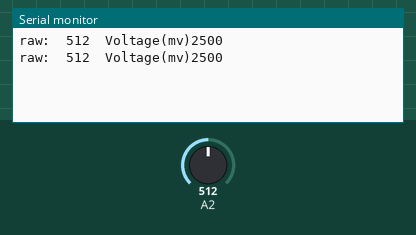
This sketch was run on a simulated Arduino Uno, built with avr-gcc and run on an emulated ATmega328P. Parts: the last lines printed to the serial monitor. The inputs (shaded band) are chosen by the test bench; at power-on: A2 = 512.

Above: at 1.8 s.
1.9 s: A2 set to 716
At 2.6 s:
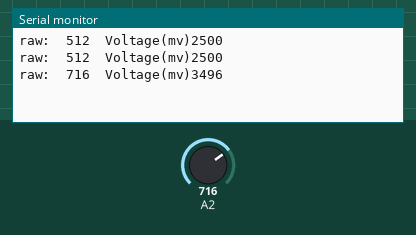
3.4 s: A2 set to 900
At 4.8 s:
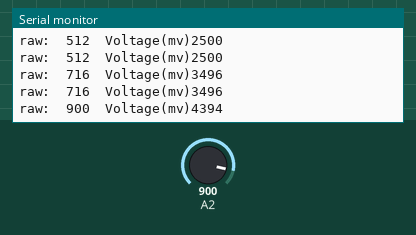
Timing chart, 0 to 6.4 s (numbered marks = the images above; inputs shaded):
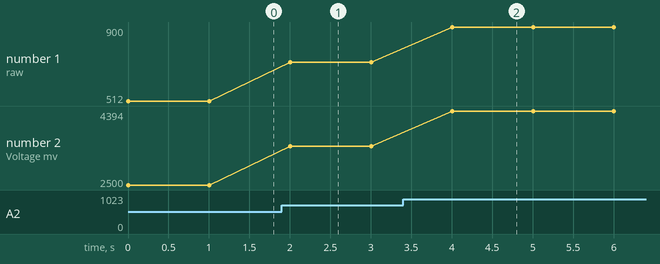

The sketch:

calibration_DO.ino
```cpp
#include <Arduino.h>

#define VREF    5000//VREF(mv)
#define ADC_RES 1024//ADC Resolution

uint32_t raw;

void setup()
{
    Serial.begin(115200);
}

void loop()
{
    raw=analogRead(A2);
    Serial.println("raw:\t"+String(raw)+"\tVoltage(mv)"+String(raw*VREF/ADC_RES));
    delay(1000);
}
```

Measured:
- after the input at 1.9 s, the serial monitor: prints a new line after 0.10 s (image 1)
- after the input at 3.4 s, the serial monitor: prints a new line after 0.60 s (image 2)
- plotted number 1: 512 → 716 after the input at 1.9 s, 716 → 900 after the input at 3.4 s
- plotted number 2: 2500 → 3496 after the input at 1.9 s, 3496 → 4394 after the input at 3.4 s
